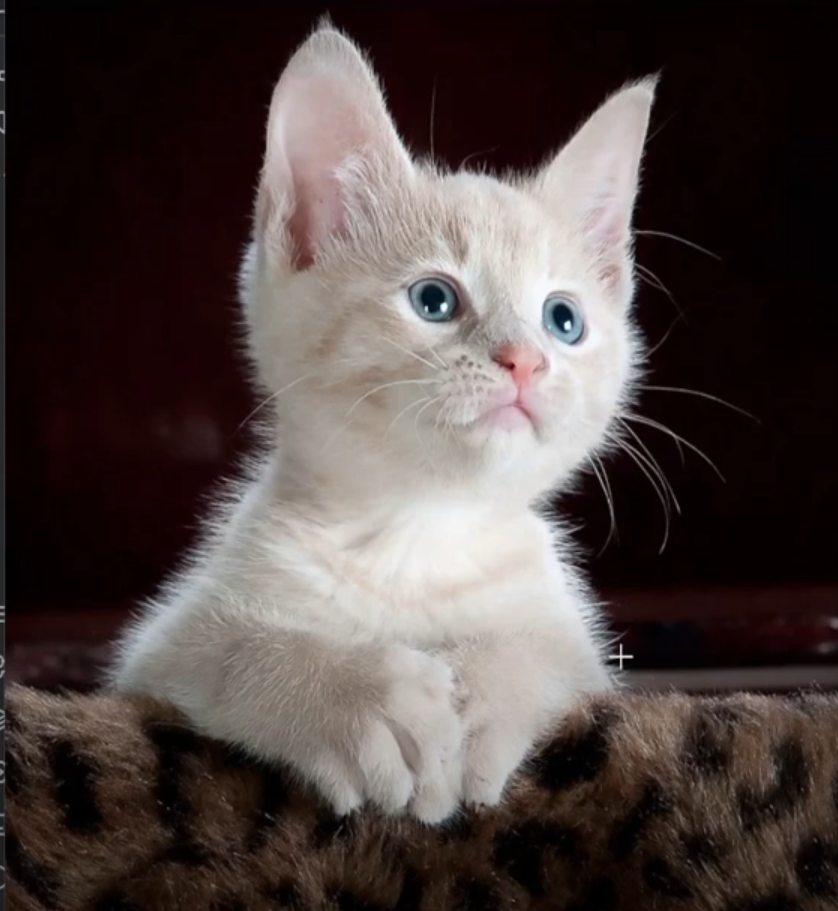
#> input picture OpenCV/Herramientas Matemáticas/Gato.png, 838 x 911 px
$ python histograma.py
#> lines starting #> are read from the running program, lines starting #| are printed output that depends on the picture
import cv2 as cv
import matplotlib.pyplot as plt


def histograma_gris(im):

    lista_imagenes = [im]   # Solo una imagen pero se pueden más
    lista_canales = [0]     # La imagen gris solo tiene un canal
    mascara = None
    lista_tam = [256]       # Número de valores del histograma
    rango = [0,256]         # No incluye el ultimo: (0-255)

    hist = cv.calcHist(lista_imagenes,lista_canales,mascara,lista_tam,rango)


    plt.figure()

    plt.subplot(1,2,1)
    plt.imshow(im, cmap='gray')
    plt.title("Foto")

    plt.subplot(1,2,2)
    plt.plot(hist)
    plt.title("Histograma Gris")
    plt.show()

def histograma_rgb(im):
    lista_imagenes = [im]   # Solo una imagen pero se pueden más
    mascara = None
    lista_tam = [256]       # Número de valores del histograma
    rango = [0,256]         # No incluye el ultimo: (0-255)


    plt.figure()

    plt.subplot(2,2,1)
    plt.imshow(im)
    plt.title("Foto")

    colors = ['r', 'g', 'b']

    for i in range(len(colors)):

        lista_canales = [i]     # Cada uno de los canales
        hist = cv.calcHist(lista_imagenes,lista_canales,mascara,lista_tam,rango)

        plt.subplot(2,2,i+2)
        plt.plot(hist, colors[i])
        plt.title(colors[i])

    plt.show()

if __name__ == '__main__':
    im = cv.imread("Gato.png")
#> im is the input picture: shape (911, 838, 3); mean B, G, R 66, 68.1, 78.8

    im = cv.cvtColor(im,cv.COLOR_BGR2RGB)
    histograma_rgb(im)
#> in histograma_rgb, `plt.show()`:
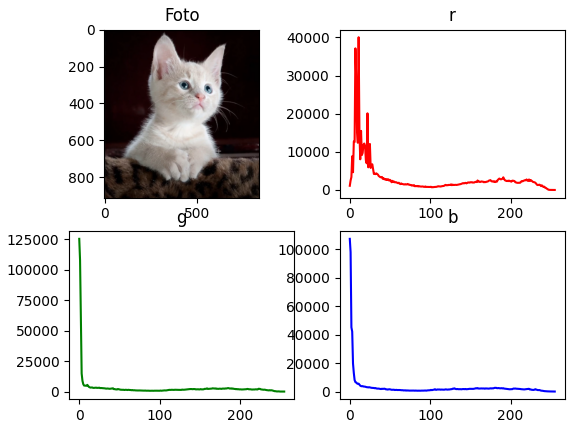
#> figure drawn by matplotlib, 4 panels; panel 2: curve peaks at x = 11, y = 40062; panel 3: curve peaks at x = 0, y = 125328; panel 4: curve peaks at x = 0, y = 107346

    im = cv.cvtColor(im,cv.COLOR_RGB2GRAY)
#> im: shape (911, 838)
    histograma_gris(im)
#> in histograma_gris, `hist = cv.calcHist(lista_imagenes,lista_canales,mascara,lista_tam,rango)`: hist = 256 values, max 82020 at index 2, min 0 at index 253, mean 2982.1
#> in histograma_gris, `plt.show()`:
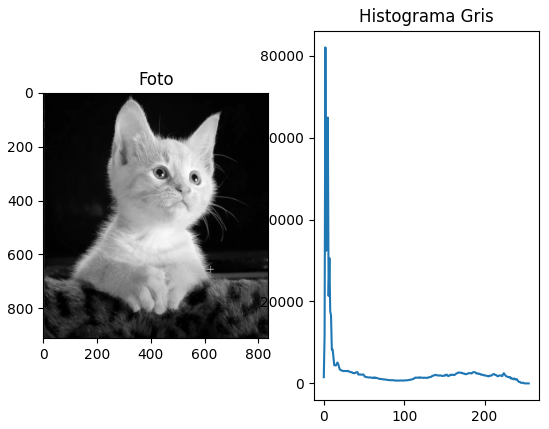
#> figure drawn by matplotlib, 2 panels; panel 2: curve peaks at x = 2, y = 82020

$ run again, with OpenCV/Herramientas Matemáticas/Figuras.png copied over OpenCV/Herramientas Matemáticas/Gato.png
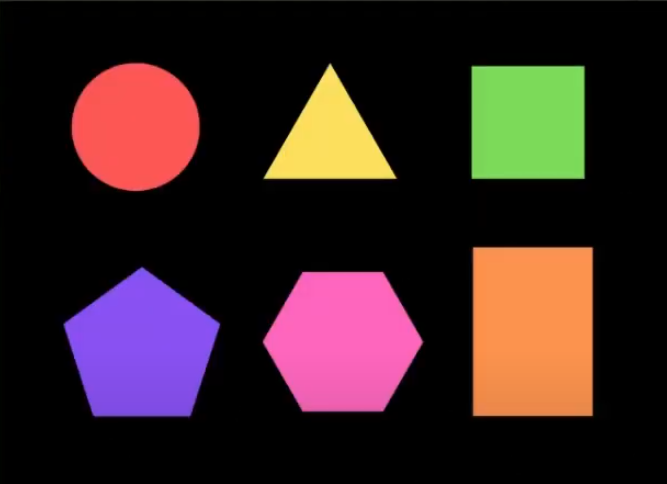
#> input picture OpenCV/Herramientas Matemáticas/Figuras.png, 667 x 484 px
#> im is the input picture: shape (484, 667, 3); mean B, G, R 35.9, 35.9, 56.6
#> `im = cv.cvtColor(im,cv.COLOR_RGB2GRAY)`:
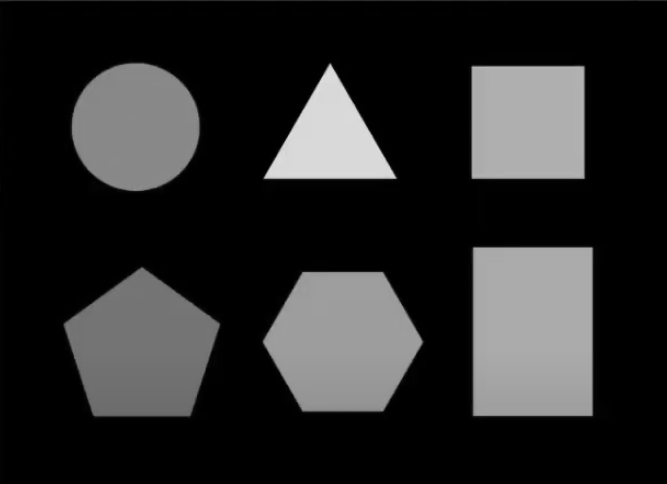
#> im: shape (484, 667); min 0, max 225, mean 42.1
#> hist = 256 values, max 208562 at index 0, min 0 at index 226, mean 1261
#> in histograma_gris, `plt.show()`:
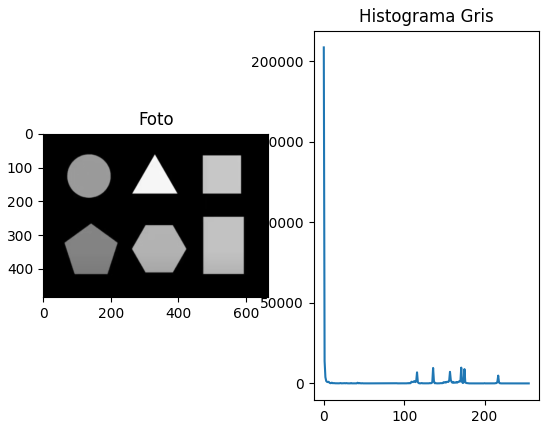
#> figure drawn by matplotlib, 2 panels; panel 2: curve peaks at x = 0, y = 208562

$ run again, with OpenCV/Herramientas Matemáticas/entorno.png copied over OpenCV/Herramientas Matemáticas/Gato.png
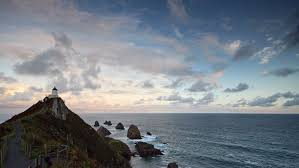
#> input picture OpenCV/Herramientas Matemáticas/entorno.png, 299 x 168 px
#> im is the input picture: shape (168, 299, 3); mean B, G, R 133.1, 125.1, 117.7
#> `im = cv.cvtColor(im,cv.COLOR_RGB2GRAY)`:
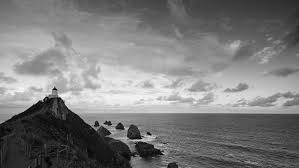
#> im: shape (168, 299); min 0, max 251, mean 123.8
#> hist = 256 values, max 388 at index 172, min 0 at index 249, mean 196.2
#> in histograma_gris, `plt.show()`:
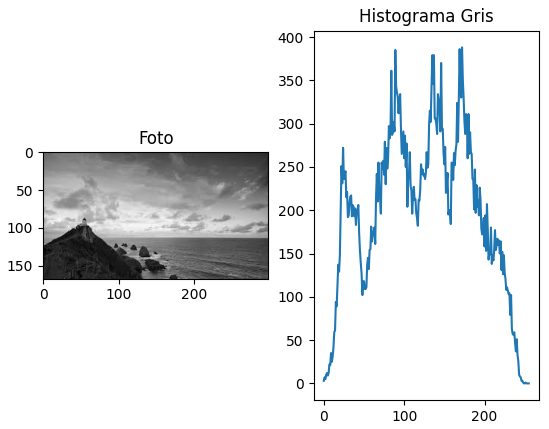
#> figure drawn by matplotlib, 2 panels; panel 2: curve peaks at x = 172, y = 388
